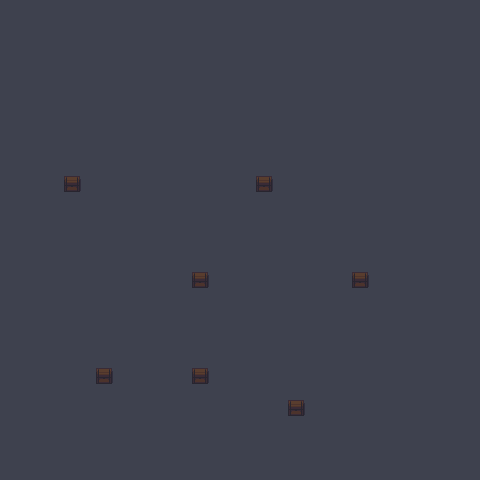

This is a level from a 2D game, rendered from its Tiled map with the project's own tilesets. A one-line summary and the complete map file follow:
An orthogonal 15x15 tile map with 32x32 px tiles, 2 tile layers (Tile Layer 1, Tile Layer 2), 2 tilesets.

<map version="1.0" tiledversion="1.1.4" orientation="orthogonal" renderorder="right-down" width="15" height="15" tilewidth="32" tileheight="32" infinite="0" nextobjectid="1">
 <tileset firstgid="1" name="dungeontiles" tilewidth="32" tileheight="32" tilecount="66" columns="11">
  <image source="../tile/dungeontiles.png" width="368" height="208" />
 </tileset>
 <tileset firstgid="67" name="dungeontiles" tilewidth="16" tileheight="16" tilecount="299" columns="23">
  <image source="dungeontiles.png" width="368" height="208" />
 </tileset>
 <layer name="Tile Layer 1" width="15" height="15">
  <data encoding="csv">
13,13,13,13,13,13,13,13,13,13,13,13,13,13,13,
13,13,13,13,13,13,13,13,13,13,13,13,13,13,13,
13,13,13,13,13,13,13,13,13,13,13,13,13,13,13,
13,13,13,13,13,13,13,13,13,13,13,13,13,13,13,
13,13,13,13,13,13,13,13,13,13,13,13,13,13,13,
13,13,13,13,13,13,13,13,13,13,13,13,13,13,13,
13,13,13,13,13,13,13,13,13,13,13,13,13,13,13,
13,13,13,13,13,13,13,13,13,13,13,13,13,13,13,
13,13,13,13,13,13,13,13,13,13,13,13,13,13,13,
13,13,13,13,13,13,13,13,13,13,13,13,13,13,13,
13,13,13,13,13,13,13,13,13,13,13,13,13,13,13,
13,13,13,13,13,13,13,13,13,13,13,13,13,13,13,
13,13,13,13,13,13,13,13,13,13,13,13,13,13,13,
13,13,13,13,13,13,13,13,13,13,13,13,13,13,13,
13,13,13,13,13,13,13,13,13,13,13,13,13,13,13
</data>
 </layer>
 <layer name="Tile Layer 2" width="15" height="15">
  <data encoding="csv">
0,0,0,0,0,0,0,0,0,0,0,0,0,0,0,
0,0,0,0,0,0,0,0,0,0,0,0,0,0,0,
0,0,0,0,0,0,0,0,0,0,0,0,0,0,0,
0,0,0,0,0,0,0,0,0,0,0,0,0,0,0,
0,0,0,0,0,0,0,0,0,0,0,0,0,0,0,
0,0,56,0,0,0,0,0,56,0,0,0,0,0,0,
0,0,0,0,0,0,0,0,0,0,0,0,0,0,0,
0,0,0,0,0,0,0,0,0,0,0,0,0,0,0,
0,0,0,0,0,0,56,0,0,0,0,56,0,0,0,
0,0,0,0,0,0,0,0,0,0,0,0,0,0,0,
0,0,0,0,0,0,0,0,0,0,0,0,0,0,0,
0,0,0,56,0,0,56,0,0,0,0,0,0,0,0,
0,0,0,0,0,0,0,0,0,56,0,0,0,0,0,
0,0,0,0,0,0,0,0,0,0,0,0,0,0,0,
0,0,0,0,0,0,0,0,0,0,0,0,0,0,0
</data>
 </layer>
</map>
